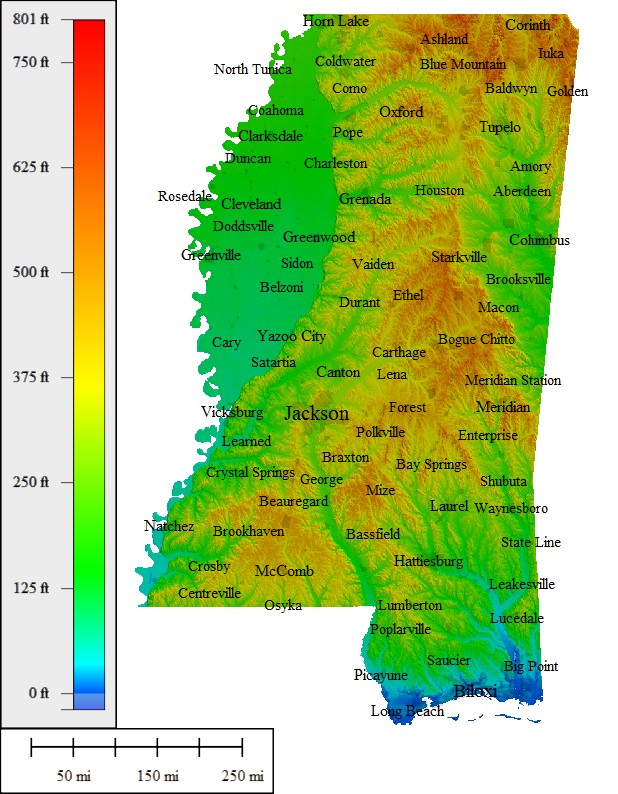
%> input picture current-courses/modeling/cmcm/mississippi-elevation-picture.jpg, 618 x 794 px
$ octave process-image.m   (GNU Octave 9; MATLAB toolbox functions it lacks are replaced by stand-ins)
%> lines starting %> are read from the running program, lines starting %| are printed output that depends on the picture
I = imread('mississippi-elevation-picture.jpg');
%> I is the input picture: size 794x618x3 uint8; mean R, G, B 175.1, 203.1, 133

color_scale_x = 90;
color_125_height = 21;
color_0_height = 692;

n = abs(color_125_height - color_0_height) + 1;
height = linspace(0,125,n);
color_r = reshape(I(color_0_height:-1:color_125_height, color_scale_x, 1),1,n);
%> color_r = 672 values, max 255 at index 310, min 0 at index 1, mean 173.4
color_g = reshape(I(color_0_height:-1:color_125_height, color_scale_x, 2),1,n);
%> color_g = 672 values, max 255 at index 36, min 0 at index 672, mean 180.9
color_b = reshape(I(color_0_height:-1:color_125_height, color_scale_x, 3),1,n);
%> color_b = 672 values, max 255 at index 2, min 0 at index 121, mean 28.06

figure
hold on
plot(height, color_r, 'r')
plot(height, color_b, 'b')
plot(height, color_g, 'g')

legend('red','blue','green')
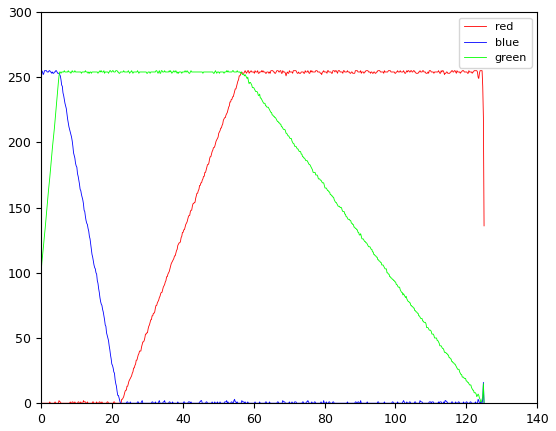
%> figure redrawn from the program's plot data; curve peaks at x = 57.56, y = 255; curve peaks at x = 0.186, y = 255; curve peaks at x = 6.52, y = 255
hold off

figure
A = I(:,:,3) .* (I(:,:,1) < 250) .* (I(:,:,2) < 250);
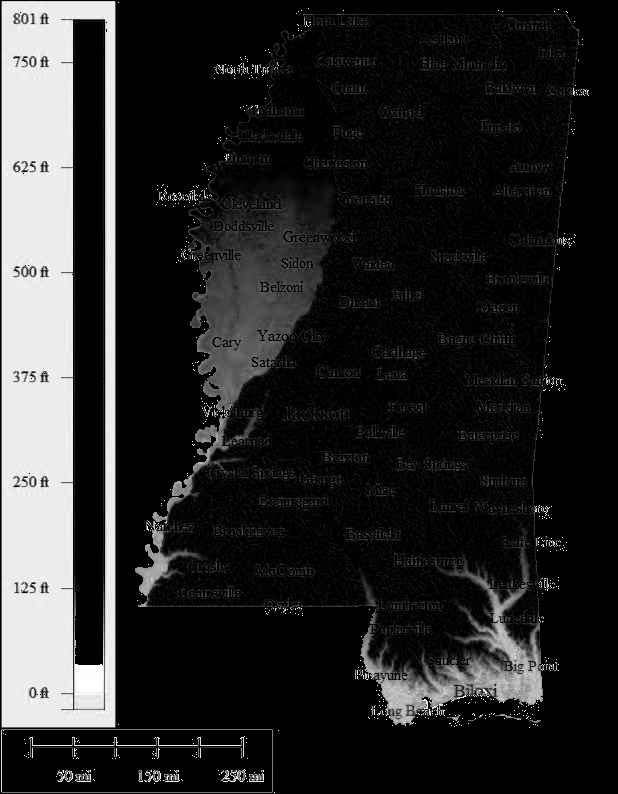
%> A: size 794x618 uint8; min 0, max 255, mean 39.4
imshow(A);

pause
